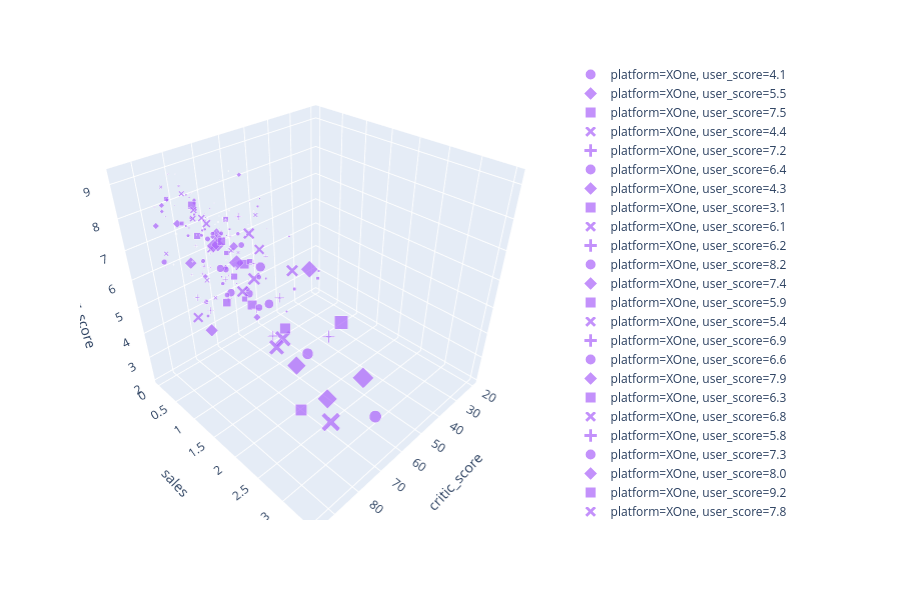

Notebook source saved alongside this figure:
### Code cell
fig = px.scatter_3d(games_clean.query('platform == "XOne"').dropna(axis='index', how='any', subset=['user_score']).reset_index(drop=True), x="critic_score", y="sales", z="user_score", color="platform", size="sales", hover_name="sales",
                  symbol="user_score", color_discrete_map = {"critic_score": "blue", "sales": "green", "user_score":"red"})
fig.show()

### Figure 1 — Plotly figure (JSON) as saved in the notebook; plotly's stock layout.template omitted (floating-point values rounded to 4 significant figures)
{"data": [{"hoverlabel": {"namelength": 0}, "hovertemplate": "<b>%{hovertext}</b><br><br>platform=XOne<br>user_score=%{z}<br>critic_score=%{x}<br>sales=%{marker.size}", "hovertext": [3.5, 0.14], "legendgroup": "platform=XOne, user_score=4.1", "marker": {"color": "#ab63fa", "size": [3.5, 0.14], "sizemode": "area", "sizeref": 0.00875, "symbol": "circle"}, "mode": "markers", "name": "platform=XOne, user_score=4.1", "scene": "scene", "showlegend": true, "type": "scatter3d", "x": [72, 49], "y": [3.5, 0.14], "z": [4.1, 4.1]}, {"hoverlabel": {"namelength": 0}, "hovertemplate": "<b>%{hovertext}</b><br><br>platform=XOne<br>user_score=%{z}<br>critic_score=%{x}<br>sales=%{marker.size}", "hovertext": [3.37, 2.65, 0.31, 0.26, 0.24], "legendgroup": "platform=XOne, user_score=5.5", "marker": {"color": "#ab63fa", "size": [3.37, 2.65, 0.31, 0.26, 0.24], "sizemode": "area", "sizeref": 0.00875, "symbol": "diamond"}, "mode": "markers", "name": "platform=XOne, user_score=5.5", "scene": "scene", "showlegend": true, "type": "scatter3d", "x": [75, 84, 63.06, 68, 76], "y": [3.37, 2.65, 0.31, 0.26, 0.24], "z": [5.5, 5.5, 5.5, 5.5, 5.5]}, {"hoverlabel": {"namelength": 0}, "hovertemplate": "<b>%{hovertext}</b><br><br>platform=XOne<br>user_score=%{z}<br>critic_score=%{x}<br>sales=%{marker.size}", "hovertext": [3.28, 1.64, 0.53, 0.15, 0.1, 0.01], "legendgroup": "platform=XOne, user_score=7.5", "marker": {"color": "#ab63fa", "size": [3.28, 1.64, 0.53, 0.15, 0.1, 0.01], "sizemode": "area", "sizeref": 0.00875, "symbol": "square"}, "mode": "markers", "name": "platform=XOne, user_score=7.5", "scene": "scene", "showlegend": true, "type": "scatter3d", "x": [82, 82, 70, 77, 75, 66], "y": [3.28, 1.64, 0.53, 0.15, 0.1, 0.01], "z": [7.5, 7.5, 7.5, 7.5, 7.5, 7.5]}, {"hoverlabel": {"namelength": 0}, "hovertemplate": "<b>%{hovertext}</b><br><br>platform=XOne<br>user_score=%{z}<br>critic_score=%{x}<br>sales=%{marker.size}", "hovertext": [3.25, 0.16], "legendgroup": "platform=XOne, user_score=4.4", "marker": {"color": "#ab63fa", "size": [3.25, 0.16], "sizemode": "area", "sizeref": 0.00875, "symbol": "x"}, "mode": "markers", "name": "platform=XOne, user_score=4.4", "scene": "scene", "showlegend": true, "type": "scatter3d", "x": [84, 72], "y": [3.25, 0.16], "z": [4.4, 4.4]}, {"hoverlabel": {"namelength": 0}, "hovertemplate": "<b>%{hovertext}</b><br><br>platform=XOne<br>user_score=%{z}<br>critic_score=%{x}<br>sales=%{marker.size}", "hovertext": [3.23, 0.32, 0.16, 0.15, 0.11, 0.02], "legendgroup": "platform=XOne, user_score=7.2", "marker": {"color": "#ab63fa", "size": [3.23, 0.32, 0.16, 0.15, 0.11, 0.02], "sizemode": "area", "sizeref": 0.00875, "symbol": "cross"}, "mode": "markers", "name": "platform=XOne, user_score=7.2", "scene": "scene", "showlegend": true, "type": "scatter3d", "x": [85, 67, 83, 71, 62, 77], "y": [3.23, 0.32, 0.16, 0.15, 0.11, 0.02], "z": [7.2, 7.2, 7.2, 7.2, 7.2, 7.2]}, {"hoverlabel": {"namelength": 0}, "hovertemplate": "<b>%{hovertext}</b><br><br>platform=XOne<br>user_score=%{z}<br>critic_score=%{x}<br>sales=%{marker.size}", "hovertext": [2.95, 1.56, 0.88, 0.47], "legendgroup": "platform=XOne, user_score=6.4", "marker": {"color": "#ab63fa", "size": [2.95, 1.56, 0.88, 0.47], "sizemode": "area", "sizeref": 0.00875, "symbol": "circle"}, "mode": "markers", "name": "platform=XOne, user_score=6.4", "scene": "scene", "showlegend": true, "type": "scatter3d", "x": [86, 80, 77, 79], "y": [2.95, 1.56, 0.88, 0.47], "z": [6.4, 6.4, 6.4, 6.4]}, {"hoverlabel": {"namelength": 0}, "hovertemplate": "<b>%{hovertext}</b><br><br>platform=XOne<br>user_score=%{z}<br>critic_score=%{x}<br>sales=%{marker.size}", "hovertext": [2.92, 0.27, 0.03, 0.02], "legendgroup": "platform=XOne, user_score=4.3", "marker": {"color": "#ab63fa", "size": [2.92, 0.27, 0.03, 0.02], "sizemode": "area", "sizeref": 0.00875, "symbol": "diamond"}, "mode": "markers", "name": "platform=XOne, user_score=4.3", "scene": "scene", "showlegend": true, "type": "scatter3d", "x": [78, 60, 60.56, 60.56], "y": [2.92, 0.27, 0.03, 0.02], "z": [4.3, 4.3, 4.3, 4.3]}, {"hoverlabel": {"namelength": 0}, "hovertemplate": "<b>%{hovertext}</b><br><br>platform=XOne<br>user_score=%{z}<br>critic_score=%{x}<br>sales=%{marker.size}", "hovertext": [2.42, 0.2, 0.09, 0.01], "legendgroup": "platform=XOne, user_score=3.1", "marker": {"color": "#ab63fa", "size": [2.42, 0.2, 0.09, 0.01], "sizemode": "area", "sizeref": 0.00875, "symbol": "square"}, "mode": "markers", "name": "platform=XOne, user_score=3.1", "scene": "scene", "showlegend": true, "type": "scatter3d", "x": [78, 36, 20, 56], "y": [2.42, 0.2, 0.09, 0.01], "z": [3.1, 3.1, 3.1, 3.1]}, {"hoverlabel": {"namelength": 0}, "hovertemplate": "<b>%{hovertext}</b><br><br>platform=XOne<br>user_score=%{z}<br>critic_score=%{x}<br>sales=%{marker.size}", "hovertext": [2.42, 1.39, 1.29, 0.32, 0.04], "legendgroup": "platform=XOne, user_score=6.1", "marker": {"color": "#ab63fa", "size": [2.42, 1.39, 1.29, 0.32, 0.04], "sizemode": "area", "sizeref": 0.00875, "symbol": "x"}, "mode": "markers", "name": "platform=XOne, user_score=6.1", "scene": "scene", "showlegend": true, "type": "scatter3d", "x": [84, 60, 78, 66, 87], "y": [2.42, 1.39, 1.29, 0.32, 0.04], "z": [6.1, 6.1, 6.1, 6.1, 6.1]}, {"hoverlabel": {"namelength": 0}, "hovertemplate": "<b>%{hovertext}</b><br><br>platform=XOne<br>user_score=%{z}<br>critic_score=%{x}<br>sales=%{marker.size}", "hovertext": [2.34, 1.34, 1.03, 0.24, 0.11], "legendgroup": "platform=XOne, user_score=6.2", "marker": {"color": "#ab63fa", "size": [2.34, 1.34, 1.03, 0.24, 0.11], "sizemode": "area", "sizeref": 0.00875, "symbol": "cross"}, "mode": "markers", "name": "platform=XOne, user_score=6.2", "scene": "scene", "showlegend": true, "type": "scatter3d", "x": [86, 84, 90, 73, 85], "y": [2.34, 1.34, 1.03, 0.24, 0.11], "z": [6.2, 6.2, 6.2, 6.2, 6.2]}, {"hoverlabel": {"namelength": 0}, "hovertemplate": "<b>%{hovertext}</b><br><br>platform=XOne<br>user_score=%{z}<br>critic_score=%{x}<br>sales=%{marker.size}", "hovertext": [2.25, 1.4, 0.11, 0.01, 0.01], "legendgroup": "platform=XOne, user_score=8.2", "marker": {"color": "#ab63fa", "size": [2.25, 1.4, 0.11, 0.01, 0.01], "sizemode": "area", "sizeref": 0.00875, "symbol": "circle"}, "mode": "markers", "name": "platform=XOne, user_score=8.2", "scene": "scene", "showlegend": true, "type": "scatter3d", "x": [87, 86, 77, 77.32, 63], "y": [2.25, 1.4, 0.11, 0.01, 0.01], "z": [8.2, 8.2, 8.2, 8.2, 8.2]}, {"hoverlabel": {"namelength": 0}, "hovertemplate": "<b>%{hovertext}</b><br><br>platform=XOne<br>user_score=%{z}<br>critic_score=%{x}<br>sales=%{marker.size}", "hovertext": [2.24, 1.08, 0.68, 0.02], "legendgroup": "platform=XOne, user_score=7.4", "marker": {"color": "#ab63fa", "size": [2.24, 1.08, 0.68, 0.02], "sizemode": "area", "sizeref": 0.00875, "symbol": "diamond"}, "mode": "markers", "name": "platform=XOne, user_score=7.4", "scene": "scene", "showlegend": true, "type": "scatter3d", "x": [70.37, 91, 76, 68], "y": [2.24, 1.08, 0.68, 0.02], "z": [7.4, 7.4, 7.4, 7.4]}, {"hoverlabel": {"namelength": 0}, "hovertemplate": "<b>%{hovertext}</b><br><br>platform=XOne<br>user_score=%{z}<br>critic_score=%{x}<br>sales=%{marker.size}", "hovertext": [2.2, 1.23, 0.8, 0.64], "legendgroup": "platform=XOne, user_score=5.9", "marker": {"color": "#ab63fa", "size": [2.2, 1.23, 0.8, 0.64], "sizemode": "area", "sizeref": 0.00875, "symbol": "square"}, "mode": "markers", "name": "platform=XOne, user_score=5.9", "scene": "scene", "showlegend": true, "type": "scatter3d", "x": [79, 83, 73, 64], "y": [2.2, 1.23, 0.8, 0.64], "z": [5.9, 5.9, 5.9, 5.9]}, {"hoverlabel": {"namelength": 0}, "hovertemplate": "<b>%{hovertext}</b><br><br>platform=XOne<br>user_score=%{z}<br>critic_score=%{x}<br>sales=%{marker.size}", "hovertext": [2.18, 0.28, 0.03], "legendgroup": "platform=XOne, user_score=5.4", "marker": {"color": "#ab63fa", "size": [2.18, 0.28, 0.03], "sizemode": "area", "sizeref": 0.00875, "symbol": "x"}, "mode": "markers", "name": "platform=XOne, user_score=5.4", "scene": "scene", "showlegend": true, "type": "scatter3d", "x": [82, 76, 64], "y": [2.18, 0.28, 0.03], "z": [5.4, 5.4, 5.4]}, {"hoverlabel": {"namelength": 0}, "hovertemplate": "<b>%{hovertext}</b><br><br>platform=XOne<br>user_score=%{z}<br>critic_score=%{x}<br>sales=%{marker.size}", "hovertext": [2.17, 1.34, 0.93, 0.53, 0.41, 0.17, 0.06], "legendgroup": "platform=XOne, user_score=6.9", "marker": {"color": "#ab63fa", "size": [2.17, 1.34, 0.93, 0.53, 0.41, 0.17, 0.06], "sizemode": "area", "sizeref": 0.00875, "symbol": "cross"}, "mode": "markers", "name": "platform=XOne, user_score=6.9", "scene": "scene", "showlegend": true, "type": "scatter3d", "x": [80, 74, 85, 69, 80, 53, 66], "y": [2.17, 1.34, 0.93, 0.53, 0.41, 0.17, 0.06], "z": [6.9, 6.9, 6.9, 6.9, 6.9, 6.9, 6.9]}, {"hoverlabel": {"namelength": 0}, "hovertemplate": "<b>%{hovertext}</b><br><br>platform=XOne<br>user_score=%{z}<br>critic_score=%{x}<br>sales=%{marker.size}", "hovertext": [2.02, 1.49, 0.34, 0.14, 0.02, 0.01], "legendgroup": "platform=XOne, user_score=6.6", "marker": {"color": "#ab63fa", "size": [2.02, 1.49, 0.34, 0.14, 0.02, 0.01], "sizemode": "area", "sizeref": 0.00875, "symbol": "circle"}, "mode": "markers", "name": "platform=XOne, user_score=6.6", "scene": "scene", "showlegend": true, "type": "scatter3d", "x": [81, 85, 63, 63, 65, 68.27], "y": [2.02, 1.49, 0.34, 0.14, 0.02, 0.01], "z": [6.6, 6.6, 6.6, 6.6, 6.6, 6.6]}, {"hoverlabel": {"namelength": 0}, "hovertemplate": "<b>%{hovertext}</b><br><br>platform=XOne<br>user_score=%{z}<br>critic_score=%{x}<br>sales=%{marker.size}", "hovertext": [1.8, 0.34, 0.14, 0.01], "legendgroup": "platform=XOne, user_score=7.9", "marker": {"color": "#ab63fa", "size": [1.8, 0.34, 0.14, 0.01], "sizemode": "area", "sizeref": 0.00875, "symbol": "diamond"}, "mode": "markers", "name": "platform=XOne, user_score=7.9", "scene": "scene", "showlegend": true, "type": "scatter3d", "x": [87, 91, 75, 80], "y": [1.8, 0.34, 0.14, 0.01], "z": [7.9, 7.9, 7.9, 7.9]}, {"hoverlabel": {"namelength": 0}, "hovertemplate": "<b>%{hovertext}</b><br><br>platform=XOne<br>user_score=%{z}<br>critic_score=%{x}<br>sales=%{marker.size}", "hovertext": [1.73, 0.46, 0.07, 0.04, 0.01], "legendgroup": "platform=XOne, user_score=6.3", "marker": {"color": "#ab63fa", "size": [1.73, 0.46, 0.07, 0.04, 0.01], "sizemode": "area", "sizeref": 0.00875, "symbol": "square"}, "mode": "markers", "name": "platform=XOne, user_score=6.3", "scene": "scene", "showlegend": true, "type": "scatter3d", "x": [82, 70, 64.62, 63, 53], "y": [1.73, 0.46, 0.07, 0.04, 0.01], "z": [6.3, 6.3, 6.3, 6.3, 6.3]}, {"hoverlabel": {"namelength": 0}, "hovertemplate": "<b>%{hovertext}</b><br><br>platform=XOne<br>user_score=%{z}<br>critic_score=%{x}<br>sales=%{marker.size}", "hovertext": [1.57, 1.05, 0.56, 0.27, 0.22, 0.21, 0.07, 0.01], "legendgroup": "platform=XOne, user_score=6.8", "marker": {"color": "#ab63fa", "size": [1.57, 1.05, 0.56, 0.27, 0.22, 0.21, 0.07, 0.01], "sizemode": "area", "sizeref": 0.00875, "symbol": "x"}, "mode": "markers", "name": "platform=XOne, user_score=6.8", "scene": "scene", "showlegend": true, "type": "scatter3d", "x": [78, 66.63, 77, 69, 88, 53, 58, 66.63], "y": [1.57, 1.05, 0.56, 0.27, 0.22, 0.21, 0.07, 0.01], "z": [6.8, 6.8, 6.8, 6.8, 6.8, 6.8, 6.8, 6.8]}, {"hoverlabel": {"namelength": 0}, "hovertemplate": "<b>%{hovertext}</b><br><br>platform=XOne<br>user_score=%{z}<br>critic_score=%{x}<br>sales=%{marker.size}", "hovertext": [1.57, 1.16, 0.7, 0.26, 0.06, 0.01], "legendgroup": "platform=XOne, user_score=5.8", "marker": {"color": "#ab63fa", "size": [1.57, 1.16, 0.7, 0.26, 0.06, 0.01], "sizemode": "area", "sizeref": 0.00875, "symbol": "cross"}, "mode": "markers", "name": "platform=XOne, user_score=5.8", "scene": "scene", "showlegend": true, "type": "scatter3d", "x": [78, 88, 75, 81, 60, 63.08], "y": [1.57, 1.16, 0.7, 0.26, 0.06, 0.01], "z": [5.8, 5.8, 5.8, 5.8, 5.8, 5.8]}, {"hoverlabel": {"namelength": 0}, "hovertemplate": "<b>%{hovertext}</b><br><br>platform=XOne<br>user_score=%{z}<br>critic_score=%{x}<br>sales=%{marker.size}", "hovertext": [1.38, 0.75, 0.66, 0.2, 0.14, 0.02], "legendgroup": "platform=XOne, user_score=7.3", "marker": {"color": "#ab63fa", "size": [1.38, 0.75, 0.66, 0.2, 0.14, 0.02], "sizemode": "area", "sizeref": 0.00875, "symbol": "circle"}, "mode": "markers", "name": "platform=XOne, user_score=7.3", "scene": "scene", "showlegend": true, "type": "scatter3d", "x": [86, 95, 79, 73, 79, 70.05], "y": [1.38, 0.75, 0.66, 0.2, 0.14, 0.02], "z": [7.3, 7.3, 7.3, 7.3, 7.3, 7.3]}, {"hoverlabel": {"namelength": 0}, "hovertemplate": "<b>%{hovertext}</b><br><br>platform=XOne<br>user_score=%{z}<br>critic_score=%{x}<br>sales=%{marker.size}", "hovertext": [1.38, 1.36, 0.57, 0.15, 0.13, 0.03], "legendgroup": "platform=XOne, user_score=8.0", "marker": {"color": "#ab63fa", "size": [1.38, 1.36, 0.57, 0.15, 0.13, 0.03], "sizemode": "area", "sizeref": 0.00875, "symbol": "diamond"}, "mode": "markers", "name": "platform=XOne, user_score=8.0", "scene": "scene", "showlegend": true, "type": "scatter3d", "x": [86, 87, 87, 75, 86, 75], "y": [1.38, 1.36, 0.57, 0.15, 0.13, 0.03], "z": [8, 8, 8, 8, 8, 8]}, {"hoverlabel": {"namelength": 0}, "hovertemplate": "<b>%{hovertext}</b><br><br>platform=XOne<br>user_score=%{z}<br>critic_score=%{x}<br>sales=%{marker.size}", "hovertext": [1.3], "legendgroup": "platform=XOne, user_score=9.2", "marker": {"color": "#ab63fa", "size": [1.3], "sizemode": "area", "sizeref": 0.00875, "symbol": "square"}, "mode": "markers", "name": "platform=XOne, user_score=9.2", "scene": "scene", "showlegend": true, "type": "scatter3d", "x": [91], "y": [1.3], "z": [9.2]}, {"hoverlabel": {"namelength": 0}, "hovertemplate": "<b>%{hovertext}</b><br><br>platform=XOne<br>user_score=%{z}<br>critic_score=%{x}<br>sales=%{marker.size}", "hovertext": [1.29, 0.68, 0.5, 0.43], "legendgroup": "platform=XOne, user_score=7.8", "marker": {"color": "#ab63fa", "size": [1.29, 0.68, 0.5, 0.43], "sizemode": "area", "sizeref": 0.00875, "symbol": "x"}, "mode": "markers", "name": "platform=XOne, user_score=7.8", "scene": "scene", "showlegend": true, "type": "scatter3d", "x": [74, 79, 78, 80], "y": [1.29, 0.68, 0.5, 0.43], "z": [7.8, 7.8, 7.8, 7.8]}, {"hoverlabel": {"namelength": 0}, "hovertemplate": "<b>%{hovertext}</b><br><br>platform=XOne<br>user_score=%{z}<br>critic_score=%{x}<br>sales=%{marker.size}", "hovertext": [1.28, 0.06], "legendgroup": "platform=XOne, user_score=8.4", "marker": {"color": "#ab63fa", "size": [1.28, 0.06], "sizemode": "area", "sizeref": 0.00875, "symbol": "cross"}, "mode": "markers", "name": "platform=XOne, user_score=8.4", "scene": "scene", "showlegend": true, "type": "scatter3d", "x": [77, 60], "y": [1.28, 0.06], "z": [8.4, 8.4]}, {"hoverlabel": {"namelength": 0}, "hovertemplate": "<b>%{hovertext}</b><br><br>platform=XOne<br>user_score=%{z}<br>critic_score=%{x}<br>sales=%{marker.size}", "hovertext": [1.21, 0.63, 0.6, 0.55, 0.34], "legendgroup": "platform=XOne, user_score=5.1", "marker": {"color": "#ab63fa", "size": [1.21, 0.63, 0.6, 0.55, 0.34], "sizemode": "area", "sizeref": 0.00875, "symbol": "circle"}, "mode": "markers", "name": "platform=XOne, user_score=5.1", "scene": "scene", "showlegend": true, "type": "scatter3d", "x": [71, 74, 60, 81, 71], "y": [1.21, 0.63, 0.6, 0.55, 0.34], "z": [5.1, 5.1, 5.1, 5.1, 5.1]}, {"hoverlabel": {"namelength": 0}, "hovertemplate": "<b>%{hovertext}</b><br><br>platform=XOne<br>user_score=%{z}<br>critic_score=%{x}<br>sales=%{marker.size}", "hovertext": [1.2, 0.05], "legendgroup": "platform=XOne, user_score=5.2", "marker": {"color": "#ab63fa", "size": [1.2, 0.05], "sizemode": "area", "sizeref": 0.00875, "symbol": "diamond"}, "mode": "markers", "name": "platform=XOne, user_score=5.2", "scene": "scene", "showlegend": true, "type": "scatter3d", "x": [89, 35], "y": [1.2, 0.05], "z": [5.2, 5.2]}, {"hoverlabel": {"namelength": 0}, "hovertemplate": "<b>%{hovertext}</b><br><br>platform=XOne<br>user_score=%{z}<br>critic_score=%{x}<br>sales=%{marker.size}", "hovertext": [1.13, 0.79, 0.36, 0.06, 0.04], "legendgroup": "platform=XOne, user_score=7.7", "marker": {"color": "#ab63fa", "size": [1.13, 0.79, 0.36, 0.06, 0.04], "sizemode": "area", "sizeref": 0.00875, "symbol": "square"}, "mode": "markers", "name": "platform=XOne, user_score=7.7", "scene": "scene", "showlegend": true, "type": "scatter3d", "x": [81, 84, 83, 76, 84], "y": [1.13, 0.79, 0.36, 0.06, 0.04], "z": [7.7, 7.7, 7.7, 7.7, 7.7]}, {"hoverlabel": {"namelength": 0}, "hovertemplate": "<b>%{hovertext}</b><br><br>platform=XOne<br>user_score=%{z}<br>critic_score=%{x}<br>sales=%{marker.size}", "hovertext": [1.06, 0.11], "legendgroup": "platform=XOne, user_score=5.6", "marker": {"color": "#ab63fa", "size": [1.06, 0.11], "sizemode": "area", "sizeref": 0.00875, "symbol": "x"}, "mode": "markers", "name": "platform=XOne, user_score=5.6", "scene": "scene", "showlegend": true, "type": "scatter3d", "x": [91, 60], "y": [1.06, 0.11], "z": [5.6, 5.6]}, {"hoverlabel": {"namelength": 0}, "hovertemplate": "<b>%{hovertext}</b><br><br>platform=XOne<br>user_score=%{z}<br>critic_score=%{x}<br>sales=%{marker.size}", "hovertext": [0.9, 0.59, 0.57, 0.13], "legendgroup": "platform=XOne, user_score=5.7", "marker": {"color": "#ab63fa", "size": [0.9, 0.59, 0.57, 0.13], "sizemode": "area", "sizeref": 0.00875, "symbol": "cross"}, "mode": "markers", "name": "platform=XOne, user_score=5.7", "scene": "scene", "showlegend": true, "type": "scatter3d", "x": [86, 72, 56, 62.38], "y": [0.9, 0.59, 0.57, 0.13], "z": [5.7, 5.7, 5.7, 5.7]}, {"hoverlabel": {"namelength": 0}, "hovertemplate": "<b>%{hovertext}</b><br><br>platform=XOne<br>user_score=%{z}<br>critic_score=%{x}<br>sales=%{marker.size}", "hovertext": [0.91, 0.45, 0.29, 0.18, 0.18, 0.16], "legendgroup": "platform=XOne, user_score=7.0", "marker": {"color": "#ab63fa", "size": [0.91, 0.45, 0.29, 0.18, 0.18, 0.16], "sizemode": "area", "sizeref": 0.00875, "symbol": "circle"}, "mode": "markers", "name": "platform=XOne, user_score=7.0", "scene": "scene", "showlegend": true, "type": "scatter3d", "x": [71, 71, 76, 74, 73, 51], "y": [0.91, 0.45, 0.29, 0.18, 0.18, 0.16], "z": [7, 7, 7, 7, 7, 7]}, {"hoverlabel": {"namelength": 0}, "hovertemplate": "<b>%{hovertext}</b><br><br>platform=XOne<br>user_score=%{z}<br>critic_score=%{x}<br>sales=%{marker.size}", "hovertext": [0.66, 0.22, 0.01, 0.01], "legendgroup": "platform=XOne, user_score=6.7", "marker": {"color": "#ab63fa", "size": [0.66, 0.22, 0.01, 0.01], "sizemode": "area", "sizeref": 0.00875, "symbol": "diamond"}, "mode": "markers", "name": "platform=XOne, user_score=6.7", "scene": "scene", "showlegend": true, "type": "scatter3d", "x": [70, 71, 63, 74], "y": [0.66, 0.22, 0.01, 0.01], "z": [6.7, 6.7, 6.7, 6.7]}, {"hoverlabel": {"namelength": 0}, "hovertemplate": "<b>%{hovertext}</b><br><br>platform=XOne<br>user_score=%{z}<br>critic_score=%{x}<br>sales=%{marker.size}", "hovertext": [0.62], "legendgroup": "platform=XOne, user_score=4.6", "marker": {"color": "#ab63fa", "size": [0.62], "sizemode": "area", "sizeref": 0.00875, "symbol": "square"}, "mode": "markers", "name": "platform=XOne, user_score=4.6", "scene": "scene", "showlegend": true, "type": "scatter3d", "x": [67], "y": [0.62], "z": [4.6]}, {"hoverlabel": {"namelength": 0}, "hovertemplate": "<b>%{hovertext}</b><br><br>platform=XOne<br>user_score=%{z}<br>critic_score=%{x}<br>sales=%{marker.size}", "hovertext": [0.48, 0.04, 0.03, 0.01], "legendgroup": "platform=XOne, user_score=8.1", "marker": {"color": "#ab63fa", "size": [0.48, 0.04, 0.03, 0.01], "sizemode": "area", "sizeref": 0.00875, "symbol": "x"}, "mode": "markers", "name": "platform=XOne, user_score=8.1", "scene": "scene", "showlegend": true, "type": "scatter3d", "x": [80, 87, 74, 75], "y": [0.48, 0.04, 0.03, 0.01], "z": [8.1, 8.1, 8.1, 8.1]}, {"hoverlabel": {"namelength": 0}, "hovertemplate": "<b>%{hovertext}</b><br><br>platform=XOne<br>user_score=%{z}<br>critic_score=%{x}<br>sales=%{marker.size}", "hovertext": [0.48, 0.42, 0.1, 0.04, 0.01], "legendgroup": "platform=XOne, user_score=6.0", "marker": {"color": "#ab63fa", "size": [0.48, 0.42, 0.1, 0.04, 0.01], "sizemode": "area", "sizeref": 0.00875, "symbol": "cross"}, "mode": "markers", "name": "platform=XOne, user_score=6.0", "scene": "scene", "showlegend": true, "type": "scatter3d", "x": [80, 76, 78, 55, 65], "y": [0.48, 0.42, 0.1, 0.04, 0.01], "z": [6, 6, 6, 6, 6]}, {"hoverlabel": {"namelength": 0}, "hovertemplate": "<b>%{hovertext}</b><br><br>platform=XOne<br>user_score=%{z}<br>critic_score=%{x}<br>sales=%{marker.size}", "hovertext": [0.44, 0.24, 0.05, 0.06, 0.02, 0.01, 0.01], "legendgroup": "platform=XOne, user_score=7.1", "marker": {"color": "#ab63fa", "size": [0.44, 0.24, 0.05, 0.06, 0.02, 0.01, 0.01], "sizemode": "area", "sizeref": 0.00875, "symbol": "circle"}, "mode": "markers", "name": "platform=XOne, user_score=7.1", "scene": "scene", "showlegend": true, "type": "scatter3d", "x": [74, 80, 48, 77, 52, 69.08, 69.08], "y": [0.44, 0.24, 0.05, 0.06, 0.02, 0.01, 0.01], "z": [7.1, 7.1, 7.1, 7.1, 7.1, 7.1, 7.1]}, {"hoverlabel": {"namelength": 0}, "hovertemplate": "<b>%{hovertext}</b><br><br>platform=XOne<br>user_score=%{z}<br>critic_score=%{x}<br>sales=%{marker.size}", "hovertext": [0.41], "legendgroup": "platform=XOne, user_score=3.2", "marker": {"color": "#ab63fa", "size": [0.41], "sizemode": "area", "sizeref": 0.00875, "symbol": "diamond"}, "mode": "markers", "name": "platform=XOne, user_score=3.2", "scene": "scene", "showlegend": true, "type": "scatter3d", "x": [59], "y": [0.41], "z": [3.2]}, {"hoverlabel": {"namelength": 0}, "hovertemplate": "<b>%{hovertext}</b><br><br>platform=XOne<br>user_score=%{z}<br>critic_score=%{x}<br>sales=%{marker.size}", "hovertext": [0.39], "legendgroup": "platform=XOne, user_score=8.6", "marker": {"color": "#ab63fa", "size": [0.39], "sizemode": "area", "sizeref": 0.00875, "symbol": "square"}, "mode": "markers", "name": "platform=XOne, user_score=8.6", "scene": "scene", "showlegend": true, "type": "scatter3d", "x": [87], "y": [0.39], "z": [8.6]}, {"hoverlabel": {"namelength": 0}, "hovertemplate": "<b>%{hovertext}</b><br><br>platform=XOne<br>user_score=%{z}<br>critic_score=%{x}<br>sales=%{marker.size}", "hovertext": [0.31, 0.08], "legendgroup": "platform=XOne, user_score=8.5", "marker": {"color": "#ab63fa", "size": [0.31, 0.08], "sizemode": "area", "sizeref": 0.00875, "symbol": "x"}, "mode": "markers", "name": "platform=XOne, user_score=8.5", "scene": "scene", "showlegend": true, "type": "scatter3d", "x": [81, 78.65], "y": [0.31, 0.08], "z": [8.5, 8.5]}, {"hoverlabel": {"namelength": 0}, "hovertemplate": "<b>%{hovertext}</b><br><br>platform=XOne<br>user_score=%{z}<br>critic_score=%{x}<br>sales=%{marker.size}", "hovertext": [0.25, 0.1], "legendgroup": "platform=XOne, user_score=5.3", "marker": {"color": "#ab63fa", "size": [0.25, 0.1], "sizemode": "area", "sizeref": 0.00875, "symbol": "cross"}, "mode": "markers", "name": "platform=XOne, user_score=5.3", "scene": "scene", "showlegend": true, "type": "scatter3d", "x": [64, 54], "y": [0.25, 0.1], "z": [5.3, 5.3]}, {"hoverlabel": {"namelength": 0}, "hovertemplate": "<b>%{hovertext}</b><br><br>platform=XOne<br>user_score=%{z}<br>critic_score=%{x}<br>sales=%{marker.size}", "hovertext": [0.24], "legendgroup": "platform=XOne, user_score=4.0", "marker": {"color": "#ab63fa", "size": [0.24], "sizemode": "area", "sizeref": 0.00875, "symbol": "circle"}, "mode": "markers", "name": "platform=XOne, user_score=4.0", "scene": "scene", "showlegend": true, "type": "scatter3d", "x": [77], "y": [0.24], "z": [4]}, {"hoverlabel": {"namelength": 0}, "hovertemplate": "<b>%{hovertext}</b><br><br>platform=XOne<br>user_score=%{z}<br>critic_score=%{x}<br>sales=%{marker.size}", "hovertext": [0.24, 0.18, 0.15], "legendgroup": "platform=XOne, user_score=8.3", "marker": {"color": "#ab63fa", "size": [0.24, 0.18, 0.15], "sizemode": "area", "sizeref": 0.00875, "symbol": "diamond"}, "mode": "markers", "name": "platform=XOne, user_score=8.3", "scene": "scene", "showlegend": true, "type": "scatter3d", "x": [87, 58, 84], "y": [0.24, 0.18, 0.15], "z": [8.3, 8.3, 8.3]}, {"hoverlabel": {"namelength": 0}, "hovertemplate": "<b>%{hovertext}</b><br><br>platform=XOne<br>user_score=%{z}<br>critic_score=%{x}<br>sales=%{marker.size}", "hovertext": [0.2], "legendgroup": "platform=XOne, user_score=3.0", "marker": {"color": "#ab63fa", "size": [0.2], "sizemode": "area", "sizeref": 0.00875, "symbol": "square"}, "mode": "markers", "name": "platform=XOne, user_score=3.0", "scene": "scene", "showlegend": true, "type": "scatter3d", "x": [23], "y": [0.2], "z": [3]}, {"hoverlabel": {"namelength": 0}, "hovertemplate": "<b>%{hovertext}</b><br><br>platform=XOne<br>user_score=%{z}<br>critic_score=%{x}<br>sales=%{marker.size}", "hovertext": [0.13], "legendgroup": "platform=XOne, user_score=8.7", "marker": {"color": "#ab63fa", "size": [0.13], "sizemode": "area", "sizeref": 0.00875, "symbol": "x"}, "mode": "markers", "name": "platform=XOne, user_score=8.7", "scene": "scene", "showlegend": true, "type": "scatter3d", "x": [85], "y": [0.13], "z": [8.7]}, {"hoverlabel": {"namelength": 0}, "hovertemplate": "<b>%{hovertext}</b><br><br>platform=XOne<br>user_score=%{z}<br>critic_score=%{x}<br>sales=%{marker.size}", "hovertext": [0.12, 0.03], "legendgroup": "platform=XOne, user_score=7.049315068493151", "marker": {"color": "#ab63fa", "size": [0.12, 0.03], "sizemode": "area", "sizeref": 0.00875, "symbol": "cross"}, "mode": "markers", "name": "platform=XOne, user_score=7.049315068493151", "scene": "scene", "showlegend": true, "type": "scatter3d", "x": [65, 65], "y": [0.12, 0.03], "z": [7.049, 7.049]}, {"hoverlabel": {"namelength": 0}, "hovertemplate": "<b>%{hovertext}</b><br><br>platform=XOne<br>user_score=%{z}<br>critic_score=%{x}<br>sales=%{marker.size}", "hovertext": [0.12], "legendgroup": "platform=XOne, user_score=2.1", "marker": {"color": "#ab63fa", "size": [0.12], "sizemode": "area", "sizeref": 0.00875, "symbol": "circle"}, "mode": "markers", "name": "platform=XOne, user_score=2.1", "scene": "scene", "showlegend": true, "type": "scatter3d", "x": [39], "y": [0.12], "z": [2.1]}, {"hoverlabel": {"namelength": 0}, "hovertemplate": "<b>%{hovertext}</b><br><br>platform=XOne<br>user_score=%{z}<br>critic_score=%{x}<br>sales=%{marker.size}", "hovertext": [0.08], "legendgroup": "platform=XOne, user_score=7.6", "marker": {"color": "#ab63fa", "size": [0.08], "sizemode": "area", "sizeref": 0.00875, "symbol": "diamond"}, "mode": "markers", "name": "platform=XOne, user_score=7.6", "scene": "scene", "showlegend": true, "type": "scatter3d", "x": [74], "y": [0.08], "z": [7.6]}, {"hoverlabel": {"namelength": 0}, "hovertemplate": "<b>%{hovertext}</b><br><br>platform=XOne<br>user_score=%{z}<br>critic_score=%{x}<br>sales=%{marker.size}", "hovertext": [0.05], "legendgroup": "platform=XOne, user_score=4.9", "marker": {"color": "#ab63fa", "size": [0.05], "sizemode": "area", "sizeref": 0.00875, "symbol": "square"}, "mode": "markers", "name": "platform=XOne, user_score=4.9", "scene": "scene", "showlegend": true, "type": "scatter3d", "x": [67], "y": [0.05], "z": [4.9]}, {"hoverlabel": {"namelength": 0}, "hovertemplate": "<b>%{hovertext}</b><br><br>platform=XOne<br>user_score=%{z}<br>critic_score=%{x}<br>sales=%{marker.size}", "hovertext": [0.04], "legendgroup": "platform=XOne, user_score=8.9", "marker": {"color": "#ab63fa", "size": [0.04], "sizemode": "area", "sizeref": 0.00875, "symbol": "x"}, "mode": "markers", "name": "platform=XOne, user_score=8.9", "scene": "scene", "showlegend": true, "type": "scatter3d", "x": [81], "y": [0.04], "z": [8.9]}, {"hoverlabel": {"namelength": 0}, "hovertemplate": "<b>%{hovertext}</b><br><br>platform=XOne<br>user_score=%{z}<br>critic_score=%{x}<br>sales=%{marker.size}", "hovertext": [0.03], "legendgroup": "platform=XOne, user_score=1.6", "marker": {"color": "#ab63fa", "size": [0.03], "sizemode": "area", "sizeref": 0.00875, "symbol": "cross"}, "mode": "markers", "name": "platform=XOne, user_score=1.6", "scene": "scene", "showlegend": true, "type": "scatter3d", "x": [null], "y": [0.03], "z": [1.6]}, {"hoverlabel": {"namelength": 0}, "hovertemplate": "<b>%{hovertext}</b><br><br>platform=XOne<br>user_score=%{z}<br>critic_score=%{x}<br>sales=%{marker.size}", "hovertext": [0.02], "legendgroup": "platform=XOne, user_score=5.848648648648649", "marker": {"color": "#ab63fa", "size": [0.02], "sizemode": "area", "sizeref": 0.00875, "symbol": "circle"}, "mode": "markers", "name": "platform=XOne, user_score=5.848648648648649", "scene": "scene", "showlegend": true, "type": "scatter3d", "x": [45], "y": [0.02], "z": [5.849]}, {"hoverlabel": {"namelength": 0}, "hovertemplate": "<b>%{hovertext}</b><br><br>platform=XOne<br>user_score=%{z}<br>critic_score=%{x}<br>sales=%{marker.size}", "hovertext": [0.02], "legendgroup": "platform=XOne, user_score=7.164485981308411", "marker": {"color": "#ab63fa", "size": [0.02], "sizemode": "area", "sizeref": 0.00875, "symbol": "diamond"}, "mode": "markers", "name": "platform=XOne, user_score=7.164485981308411", "scene": "scene", "showlegend": true, "type": "scatter3d", "x": [70], "y": [0.02], "z": [7.164]}, {"hoverlabel": {"namelength": 0}, "hovertemplate": "<b>%{hovertext}</b><br><br>platform=XOne<br>user_score=%{z}<br>critic_score=%{x}<br>sales=%{marker.size}", "hovertext": [0.02], "legendgroup": "platform=XOne, user_score=4.2", "marker": {"color": "#ab63fa", "size": [0.02], "sizemode": "area", "sizeref": 0.00875, "symbol": "square"}, "mode": "markers", "name": "platform=XOne, user_score=4.2", "scene": "scene", "showlegend": true, "type": "scatter3d", "x": [55], "y": [0.02], "z": [4.2]}, {"hoverlabel": {"namelength": 0}, "hovertemplate": "<b>%{hovertext}</b><br><br>platform=XOne<br>user_score=%{z}<br>critic_score=%{x}<br>sales=%{marker.size}", "hovertext": [0.01], "legendgroup": "platform=XOne, user_score=8.8", "marker": {"color": "#ab63fa", "size": [0.01], "sizemode": "area", "sizeref": 0.00875, "symbol": "x"}, "mode": "markers", "name": "platform=XOne, user_score=8.8", "scene": "scene", "showlegend": true, "type": "scatter3d", "x": [78.29], "y": [0.01], "z": [8.8]}], "layout": {"height": 600, "legend": {"itemsizing": "constant", "tracegroupgap": 0}, "margin": {"t": 60}, "scene": {"domain": {"x": [0, 0.98], "y": [0, 1]}, "xaxis": {"title": {"text": "critic_score"}}, "yaxis": {"title": {"text": "sales"}}, "zaxis": {"categoryarray": [4.1, 5.5, 7.5, 4.4, 7.2, 6.4, 4.3, 3.1, 6.1, 6.2, 8.2, 7.4, 5.9, 5.4, 6.9, 6.6, 7.9, 6.3, 6.8, 5.8, 7.3, 8, 9.2, 7.8, 8.4, 5.1, 5.2, 7.7, 5.6, 5.7, 7, 6.7, 4.6, 8.1, 6, 7.1, 3.2, 8.6, 8.5, 5.3, 4, 8.3, 3, 8.7, 7.049, 2.1, 7.6, 4.9, 8.9, 1.6, 5.849, 7.164, 4.2, 8.8], "categoryorder": "array", "title": {"text": "user_score"}}}}}
